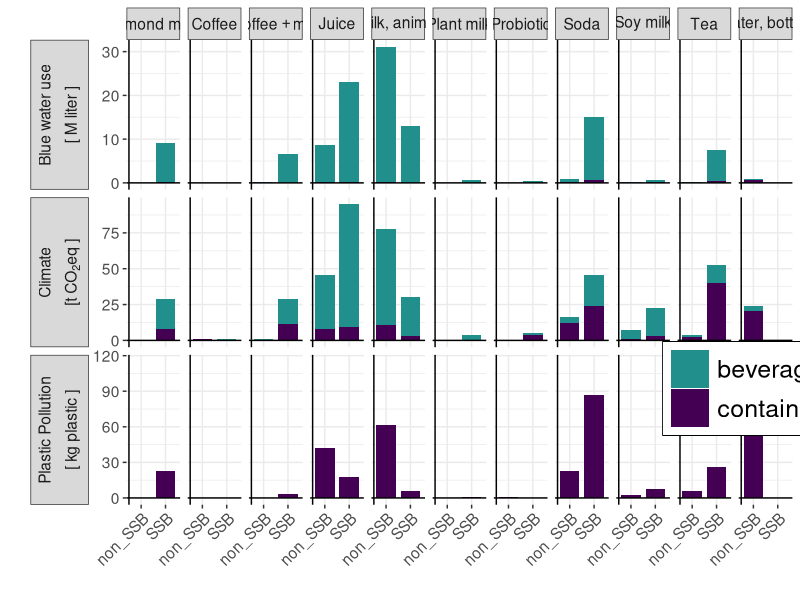
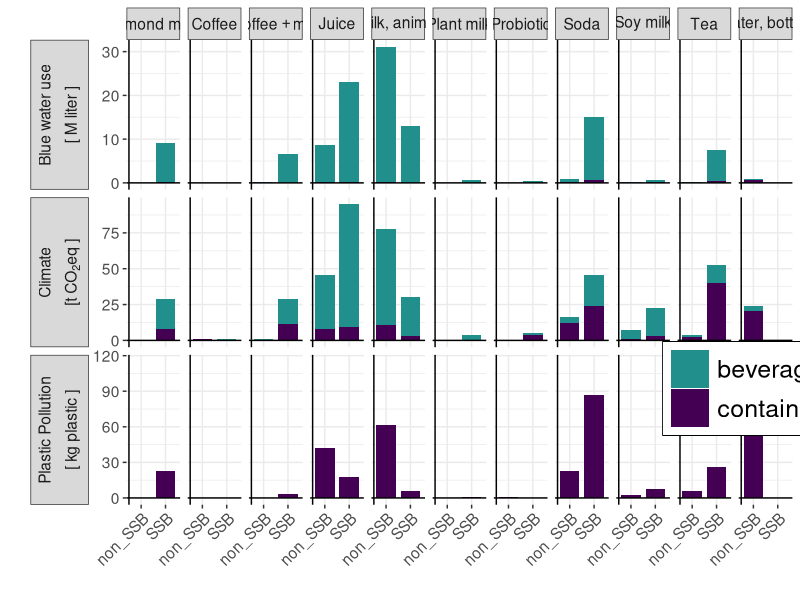

Write R code to recreate these figures, in order.

library(tidyverse)
#getwd()


# names -------------------------------------------------------------------

# Colors --
col_vir1 <- c("beverage" = "#21908C", "container" = "#440154")
col_bev <- c("#21908C")
col_cont <- c("#440154")

# Names --
# Human-friendly impact names to be used in ggplot.labeller
#(should probably do something similar with 'the 'bev_type', 'scen', etc, but not right now)

# BIG impacts (tonnes, M liter, kg)
# Formatted in markdown, to use element_markdown
# impnames_hand <- c(
#   ghg = "Climate<br> t CO2eq (100yr) ",
#   h2o = "Blue Water Use<br>[ M liter (Blue) water ]",
#   plastic = "Plastic Pollution<br>[ kg plastic ]"
#)
#View(impnames_hand)

# Impacts per liter
# impname_l <- c(
#   ghg = "Climate<br>[ g CO2eq / liter ]",
#   h2o = "Blue Water Use<br>[ liter (Blue) water / liter ]",
#   plastic = "Plastic Pollution<br>[ g plastic / liter ]"
#)


# data --------------------------------------------------------------------

imp_temp <- read_csv("./data/data_gen/imp_bsc_allscen.csv") %>%
  rename(imp_type = impact_type) %>%
  mutate(item = recode(item, bev = "beverage", cont = "container"))
  
#View(imp_temp)

## Rescale impact values
imp_scl <- imp_temp %>%
  mutate(
    value = case_when(
      imp_type == "ghg" ~ value / 10^6,
      imp_type == "h2o" ~ value / 10^6,
      imp_type == "plastic" ~ value / 10^3
    ))
#View(imp_scl)
remove(imp_temp)



temp_s0 <- imp_scl %>%
#  select(-impact_type) %>%
  filter(scen == "scen0") %>%
  filter(bev_type != "water_ucsb")
#View(temp_s0)

## Make a "hack" to give SSB impacts = 0 for water bev types
# For aesthetic and plot readability reasons
h1 <- temp_s0 %>%
  filter(bev_type == "water_bottled")%>%
  mutate(SSB_status = "SSB") %>%
  mutate(value = 0)
#View(h1)

imp_s0 <- temp_s0 %>%
  bind_rows(h1) %>%
  group_by(bev_type, SSB_status, item, imp_type) %>%
  summarize(value = sum(value)) %>%
  ungroup()
View(imp_s0)
remove(h1)
remove(temp_s0)

# Names -------------------------------------------------------------------

bevNames_temp <- read_csv("./data/bevtype_list_name.csv")
#View(bevNames_temp)
bevNames <- bevNames_temp %>%
  mutate(bev_regex = bev_name) %>%
#  mutate(bev_regex = str_replace(bev_regex, "+ ", "+~")) %>%
  mutate(bev_regex = str_replace(bev_regex, " ", "~")) %>%
  mutate(bev_regex = str_replace(bev_regex, ",", "*','*"))
View(bevNames)
remove(bevNames_temp)
contNames <- read_csv("./data/conttype_list_name.csv")
#View(contNames)
impNames <- read_csv("./data/imptype_list_name.csv")
#View(impNames)

#View(imp_s0)
impact_Pdata_temp <- imp_s0 %>%
  left_join(bevNames)








impact_Pdata <- impact_Pdata_temp %>%
  left_join(impNames)

# imp_scl$impact_name <- impnames_hand[ 
#   match(imp_scl$impact_type, names(impnames_hand)) ]
# View(imp_scl)


# Plot --------------------------------------------------------------------
View(impact_Pdata)

FIG4 <- impact_Pdata %>%
  ggplot() + theme_bw() +
  geom_col(aes(y = value, x = SSB_status, fill = item),
           width = 0.8) +
  facet_grid(vars(imp_regex_abs),
             vars(bev_regex),
             switch = "y",
             scales = "free",
             labeller = label_parsed
  ) +
  geom_hline(yintercept = 0) +
  geom_vline(xintercept = 0.5) +
  xlab("") +
  ylab("") +
  theme(
    text = element_text(size = 14),
    axis.text.x = element_text(angle = 45, hjust = 1),
    legend.title=element_blank(),
    legend.text=element_text(size=18),
    panel.border = element_blank(),
    strip.placement = "outside",
    legend.position = c(0.93, 0.25),
    legend.key.size = unit(1, 'cm'),
    legend.box.background = element_rect(colour = "black")
    #    strip.text = element_markdown()
  ) +
  scale_fill_manual(values = col_vir1)
#  scale_fill_brewer(palette = "Dark2")
FIG4
ggsave("./figs/figsTest/FIG4_imp_ibs_scen0_exp.pdf", width=13, height=8, units="in")

